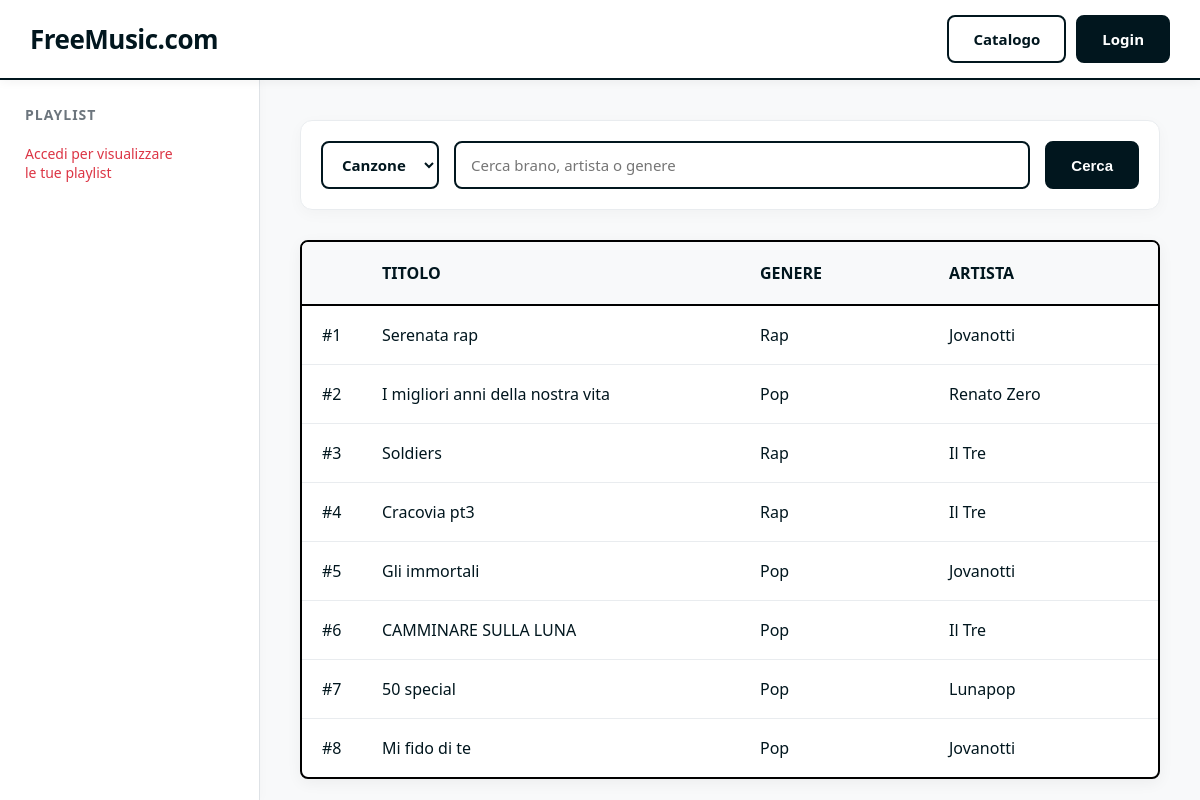
Before: /catalogue/ with the older database file.
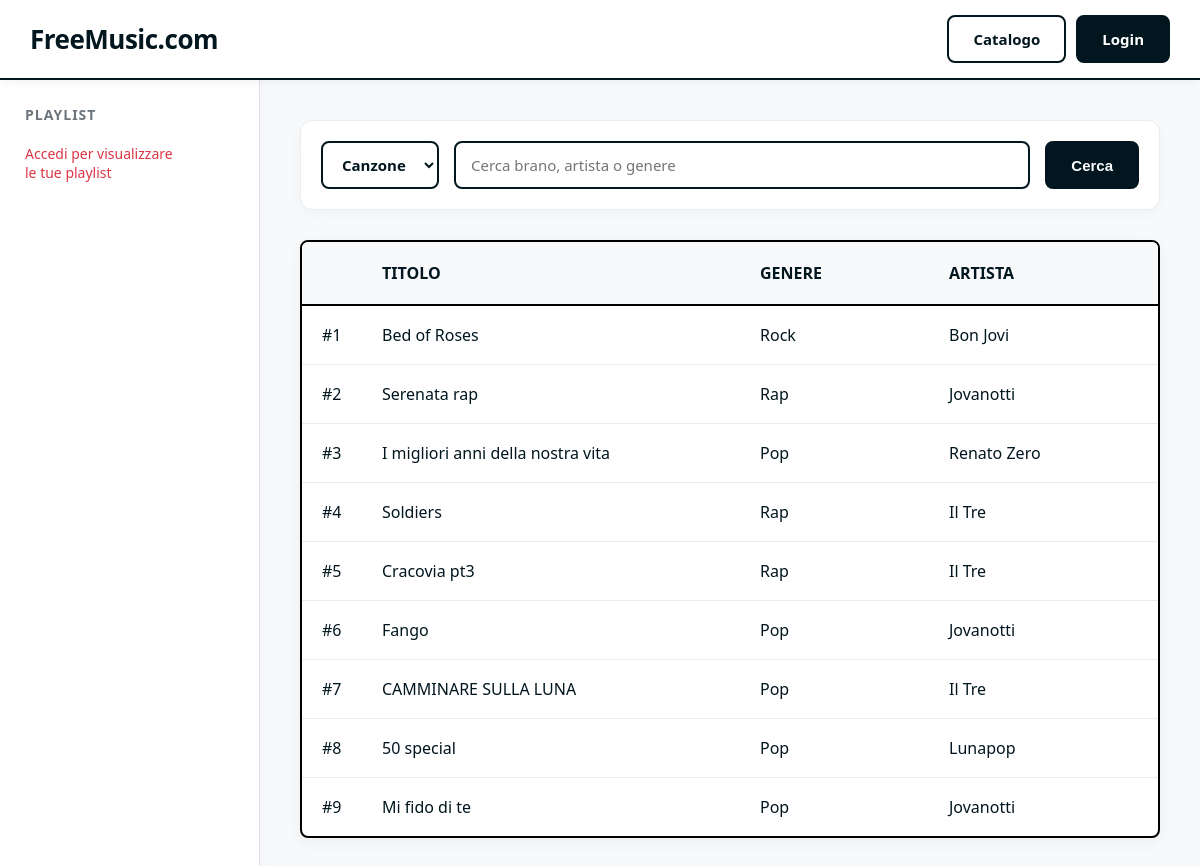
After: the same page with the newer database file.
### backend/models.py (models this page shows, shortened)
class Song(models.Model):
    title = models.CharField(max_length=200)
    artist = models.ForeignKey(Artist, on_delete=models.CASCADE, related_name='songs', null=True)
    genre = models.ForeignKey(Genre, on_delete=models.CASCADE, related_name='songs')
    created_at = models.DateTimeField(auto_now_add=True)

class Genre(models.Model):
    name = models.CharField(max_length=100, unique=True)

class Artist(models.Model):
    name = models.CharField(max_length=200, unique=True)
    created_at = models.DateTimeField(auto_now_add=True)

### backend/views.py (the view, shortened to what this page needs)
# urls.py: path('catalogue/', views.CatalogListView.as_view(), name='catalog_list'),
class CatalogListView(ListView):
    template_name = 'catalogue.html'
    context_object_name = 'items'
    def get_queryset(self):
        q = self.request.GET.get('q', '')
        search_type = self.request.GET.get('type', 'song')
        if search_type == 'genre':
            queryset = Genre.objects.all().order_by('name')
            if q:
                queryset = queryset.filter(name__icontains=q)
        elif search_type == 'artist':
            queryset = Artist.objects.all().order_by('-created_at')
            if q:
                queryset = queryset.filter(Q(name__icontains=q) | Q(songs__genre__name__icontains=q)).distinct()
        elif search_type == 'user' and self.request.user.is_authenticated and self.request.user.is_curator():
            queryset = get_user_model().objects.all().order_by('username')
            if q:
                queryset = queryset.filter(username__icontains=q)
        else: # song
            search_type = 'song'
            queryset = Song.objects.all().order_by('-created_at')
            if q:
                queryset = queryset.filter(Q(title__icontains=q) | Q(artist__name__icontains=q) | Q(genre__name__icontains=q))
        self.valid_search_type = search_type
        return queryset
    def get_context_data(self, **kwargs):
        context = super().get_context_data(**kwargs)
        context['search_type'] = getattr(self, 'valid_search_type', 'song')
        context['q'] = self.request.GET.get('q', '')
        playlist_id = self.request.GET.get('add_to_playlist')
        context['popular_artists'] = Artist.objects.all().order_by('name')
        return context

### templates/catalogue.html (shortened to what the changed rows need)
{% extends 'sidebar.html' %}
{% load static %}
{% block content %}
    <div style="background: white; border: 2px solid #000; border-radius: 8px; overflow: hidden; box-shadow: 0 4px 15px rgba(0,0,0,0.05);">
        <table class="catalog-list">
            <thead>
                <tr style="border-bottom: 2px solid #000; background-color: #f8f9fa;">
                    <th style="padding: 15px; width: 30px; color: #6c757d; font-weight: 600; text-align: left; text-transform: uppercase; font-size: 13px;">
                    </th>
                    <th style="padding: 20px; font-weight: 600; text-align: left; text-transform: uppercase; font-size: 16px;">
                        <div class="catalog-row-details">
                            {% if search_type == 'artist' %}
                            <span class="catalog-row-title" style="color: inherit; font-size: inherit; font-weight: inherit;">Artista</span>
                            <span class="catalog-row-artist" style="color: inherit; font-size: inherit; font-weight: inherit;">Brani Associati</span>
                            {% elif search_type == 'genre' %}
                            <span class="catalog-row-title" style="color: inherit; font-size: inherit; font-weight: inherit;">Genere</span>
                            <span class="catalog-row-artist" style="color: inherit; font-size: inherit; font-weight: inherit;">Brani Associati</span>
                            {% else %}
                            <span class="catalog-row-title" style="color: inherit; font-size: inherit; font-weight: inherit;">Titolo</span>
                            <span class="catalog-row-genre" style="color: inherit; font-size: inherit; font-weight: inherit;">Genere</span>
                            <span class="catalog-row-artist" style="color: inherit; font-size: inherit; font-weight: inherit;">Artista</span>
                            {% endif %}
                        </div>
                    </th>
                </tr>
            </thead>
            <tbody>
                {% for item in items %}
                <tr >
                    {% if adding_to_playlist %}
                    <td style="width: 30px;">
                        <input type="checkbox" name="song_ids" value="{{ item.id }}" {% if item.in_playlist %}checked{% endif %} style="transform: scale(1.5);">
                    </td>
                    {% else %}
                    {% if user.is_authenticated and user.is_curator and search_type == 'song' %}
                    <td class="song-index-cell" onclick="enableSongEdit({{ item.id }}, event)" style="width: 30px; cursor: pointer; text-align: center;">
                        <span class="song-number">#{{ forloop.counter }}</span>
                        <img src="{% static 'edit.png' %}" class="song-edit-icon" style="display: none; width: 16px; height: 16px;" alt="Edit">
                    </td>
                    {% else %}
                    <td>#{{ forloop.counter }}</td>
                    {% endif %}
                    {% endif %}
                    <td>
                        <div class="catalog-row-details">
                            {% if search_type == 'artist' %}
                            <a href="{% url 'artist_detail' item.name %}" class="catalog-row-title">{{ item.name }}</a>
                            <span class="catalog-row-artist">{{ item.songs.count }} brani</span>
                            {% elif search_type == 'playlist' %}
                            <a href="{% url 'playlist_detail' item.id %}" class="catalog-row-title">{{ item.name }}</a>
                            <span class="catalog-row-artist">Di {{ item.user.username }}</span>
                            {% elif search_type == 'genre' %}
                            <a href="{% url 'genre_detail' item.name %}" class="catalog-row-title">{{ item.name }}</a>
                            <span class="catalog-row-artist">{{ item.songs.count }} brani</span>
                            {% else %}
                            <div id="display-song-{{ item.id }}" style="display: flex; flex: 1; justify-content: space-between;">
                                <span class="catalog-row-title">{{ item.title }}</span>
                                <span class="catalog-row-genre">{{ item.genre.name }}</span>
                                <span class="catalog-row-artist">{{ item.artist.name }}</span>
                            </div>
                            {% endif %}
                        </div>
                    </td>
                </tr>
                {% empty %}
                <tr>
                    <td colspan="2" style="padding: 30px; text-align: center; color: #666;">Nessun risultato.</td>
                </tr>
                {% endfor %}
            </tbody>
        </table>
    </div>
{% endblock %}

Changed rows visible on the page:
added Song: title "Bed of Roses", genre.name "Rock", artist.name "Bon Jovi"
changed Song: title "Gli immortali" → "Fango"
